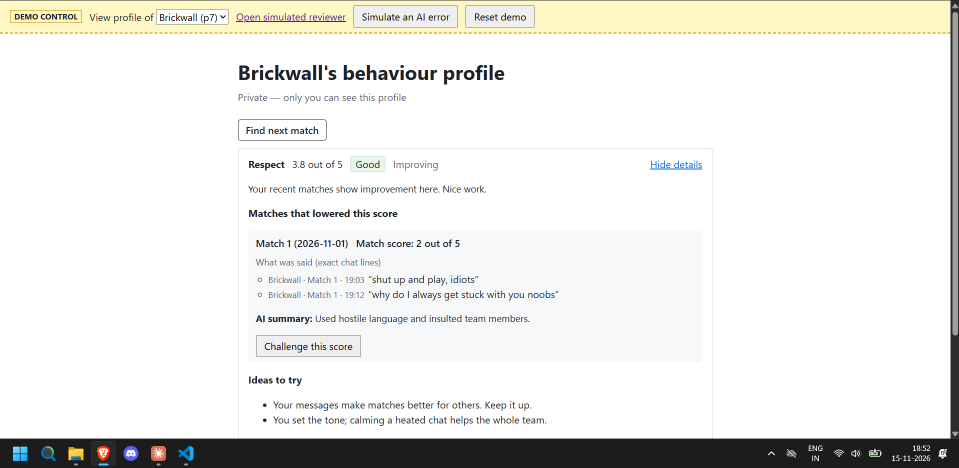
#> input picture docs/screenshots/s1-01-profile.png, 1917 x 935 px, found by its file name (shown at 1/2 size)
$ python build_storyboards.py screenshots/s1-01-profile.png screenshots/s1-02-challenge-form.png
#> lines starting #> are read from the running program, lines starting #| are printed output that depends on the picture; after the words box and inside, x2 and y2 are one past the last pixel; in counts of white or black regions, pixels touching at a corner belong together
"""Builds the three ClearMatch storyboards from docs/screenshots/.
Needs Pillow (pip install pillow).
Usage, from the repo root: python docs/build_storyboards.py docs/screenshots docs"""
import sys, os, textwrap
from PIL import Image, ImageDraw, ImageFont, ImageChops

SRC, OUT = sys.argv[1], sys.argv[2]
# Inter if installed (Linux path), otherwise Windows Segoe UI / Arial, otherwise Pillow's default.
FONT_CANDIDATES = {
    "Regular":  ["/usr/share/fonts/opentype/inter/Inter-Regular.otf", "C:/Windows/Fonts/segoeui.ttf", "C:/Windows/Fonts/arial.ttf"],
    "SemiBold": ["/usr/share/fonts/opentype/inter/Inter-SemiBold.otf", "C:/Windows/Fonts/seguisb.ttf", "C:/Windows/Fonts/arialbd.ttf"],
    "Bold":     ["/usr/share/fonts/opentype/inter/Inter-Bold.otf", "C:/Windows/Fonts/segoeuib.ttf", "C:/Windows/Fonts/arialbd.ttf"],
}
def font(style, size):
#> called with style = 'Bold', size = 44
    for p in FONT_CANDIDATES[style]:
        try: return ImageFont.truetype(p, size)
        except OSError: pass
#> in board, `tw = d.textlength(tag, font=F_TAG)+28`: tw = 457.8
    return ImageFont.load_default(size)
F_TITLE, F_SUB, F_NUM, F_LBL, F_TXT, F_TAG = font("Bold",44), font("Regular",24), font("Bold",26), font("SemiBold",21), font("Regular",21), font("SemiBold",18)
INK, MUTED, LINE = (27,27,27), (90,98,110), (214,220,228)
GREEN, BLUE, AMBER, RED = (46,125,50), (21,101,192), (224,161,0), (198,40,40)

def content_crop(path, box=None):
    im = Image.open(path).convert("RGB")
    if box: im = im.crop(box)  # a region of the screenshot, in original pixels
    w, h = im.size
    px = im.load()
    def yellowish(p): return p[0] > 245 and 235 < p[1] < 252 and 180 < p[2] < 215
    # the demo bar (and any browser chrome above it) ends at the last yellow row near the top
    ys = [y for y in range(min(160, h)) if yellowish(px[10, y])]
#> ys = 64 values from 1 to 64
    top = 0
    if ys:
        top = ys[0]
#> top = 1
        while top < h and (yellowish(px[10, top]) or top - ys[0] < 8): top += 1
#> this loop made 64 passes
#> after the loop, top = 65
    top += 3  # dashed border under the bar
#> top = 68
    # drop a dark taskbar at the bottom
    bottom = h
    while bottom > top and sum(px[w//2, bottom-1]) < 300: bottom -= 1
#> this loop made 58 passes
#> bottom on passes 1 to 8: 934, 933, 932, 931, 930, 929, 928, 927
#> after the loop, bottom = 877
    # ignore a scrollbar at the right edge when finding content
    region = im.crop((0, top, w - 24, bottom))
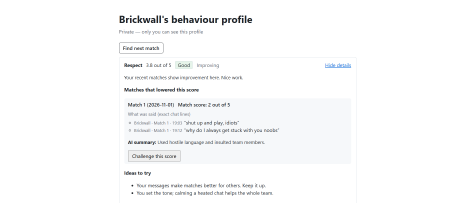
#> region: PIL image 1893x809 RGB (shown at 1/4 size); mean R, G, B 249.8, 250.2, 250.6
    bg = Image.new("RGB", region.size, (255,255,255))
#> bg: PIL image 1893x809 RGB; every value is 255
    diff = ImageChops.difference(region, bg).convert("L").point(lambda v: 255 if v > 12 else 0)
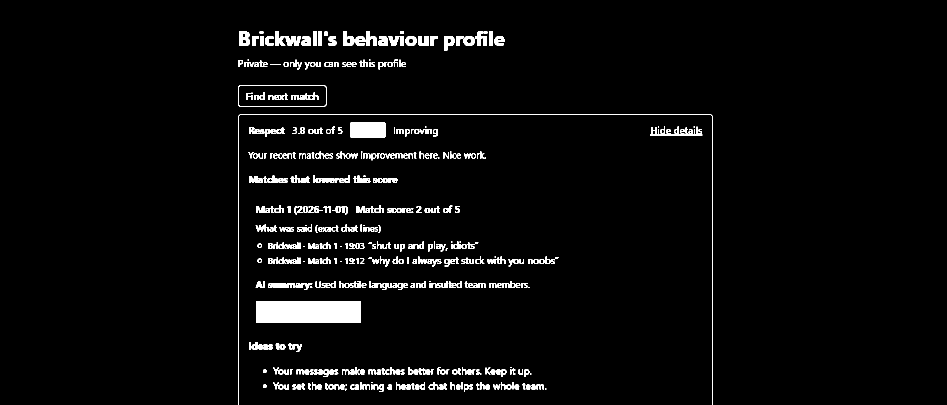
#> diff: PIL image 1893x809 L (shown at 1/2 size); 3.3% white; 463 white regions (38 under 20 px), largest, box (x1, y1, x2, y2) and area: (512, 602, 722, 646) 9240, (700, 244, 771, 276) 2260, (476, 228, 1426, 809) 2114
    box = diff.getbbox() or (0, 0, region.width, region.height)
#> box = (476, 62, 1426, 809)
    pad = 28
    box = (max(box[0]-pad,0), max(box[1]-pad,0), min(box[2]+pad,region.width), min(box[3]+pad,region.height))
#> box = (448, 34, 1454, 809)
    return region.crop(box)
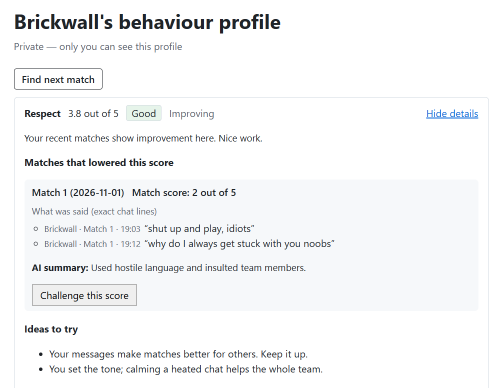
#> returned value: PIL image 1006x775 RGB (shown at 1/2 size); mean R, G, B 244.7, 245.6, 246.4

def fit(im, bw, bh):
#> called with bw = 728, bh = 450
    r = min(bw/im.width, bh/im.height)
#> r = 0.581
    return im.resize((max(1,int(im.width*r)), max(1,int(im.height*r))), Image.LANCZOS)
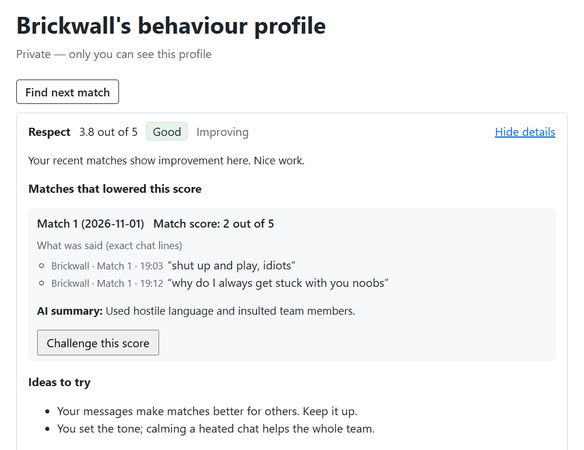
#> returned value: PIL image 584x450 RGB; mean R, G, B 244.4, 245.2, 246.1

def wrap(draw, text, fnt, width):
    words, lines, cur = text.split(), [], ""
    for wd in words:
        t = (cur+" "+wd).strip()
        if draw.textlength(t, font=fnt) <= width: cur = t
        else: lines.append(cur); cur = wd
    if cur: lines.append(cur)
    return lines

def board(title, goal, tag, tag_col, actor, panels, outname, notes):
    """panels: (screenshot, what the person does, what the system does, flag, crop box or None)"""
    cols, pw, ih, cap_h, gap, m = 3, 760, 470, 175, 36, 60
    rows = (len(panels)+cols-1)//cols
    W = m*2 + cols*pw + (cols-1)*gap
    head = 190
    H = head + rows*(ih+cap_h+70) + (rows-1)*gap + 30 + len(notes)*34 + m
    cv = Image.new("RGB", (W,H), (255,255,255)); d = ImageDraw.Draw(cv)
    d.text((m, m-10), title, font=F_TITLE, fill=INK)
    d.text((m, m+50), goal, font=F_SUB, fill=MUTED)
    tw = d.textlength(tag, font=F_TAG)+28
    d.rounded_rectangle((m, m+92, m+tw, m+126), 8, fill=(255,255,255), outline=tag_col, width=2)
    d.text((m+14, m+99), tag, font=F_TAG, fill=tag_col)
    for i,(fname, person, system, flag, crop) in enumerate(panels):
        r, c = divmod(i, cols)
        x = m + c*(pw+gap); y = head + r*(ih+cap_h+70+gap)
        d.rounded_rectangle((x, y, x+pw, y+ih+cap_h+60), 14, outline=LINE, width=2, fill=(250,251,253))
        d.ellipse((x+16, y+14, x+56, y+54), fill=INK)
        n = str(i+1); d.text((x+36-d.textlength(n,font=F_NUM)/2, y+18), n, font=F_NUM, fill=(255,255,255))
        if flag:
            fw = d.textlength(flag, font=F_TAG)+20
            d.rounded_rectangle((x+pw-fw-16, y+20, x+pw-16, y+50), 7, fill=(255,248,225), outline=AMBER, width=2)
            d.text((x+pw-fw-6, y+25), flag, font=F_TAG, fill=(120,85,0))
        img = fit(content_crop(os.path.join(SRC, fname), crop), pw-32, ih-20)
        ix = x + (pw-img.width)//2; iy = y+66 + (ih-20-img.height)//2
        cv.paste(img, (ix, iy)); d.rectangle((ix-1, iy-1, ix+img.width, iy+img.height), outline=LINE)
#> after `cv.paste(img, (ix, iy))`:
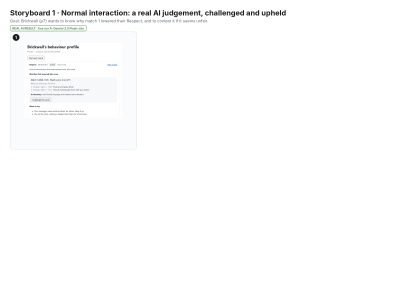
#> cv: PIL image 2472x1780 RGB (shown at 1/6 size); mean R, G, B 252.5, 252.7, 252.8
        cy = y+66+ih
        for lbl, txt, col in ((actor, person, BLUE), ("System", system, GREEN)):
            if not txt: continue
            d.text((x+20, cy), lbl, font=F_LBL, fill=col)
            lines = wrap(d, txt, F_TXT, pw-140)
            if len(lines) > 3: print("  caption too long, panel", i+1, outname)
            for j,l in enumerate(lines[:3]): d.text((x+120, cy+j*27), l, font=F_TXT, fill=INK)
            cy += max(1,len(lines[:3]))*27 + 10
#> this loop made 2 passes
#> (lines, cy) on pass 1: (['Opens their private profile.'], 763)
#> after the loop, cy = 827
#> pass 2 of the loop in board, `for i,(fname, person, system, flag, crop) in enumerate(panels):`:
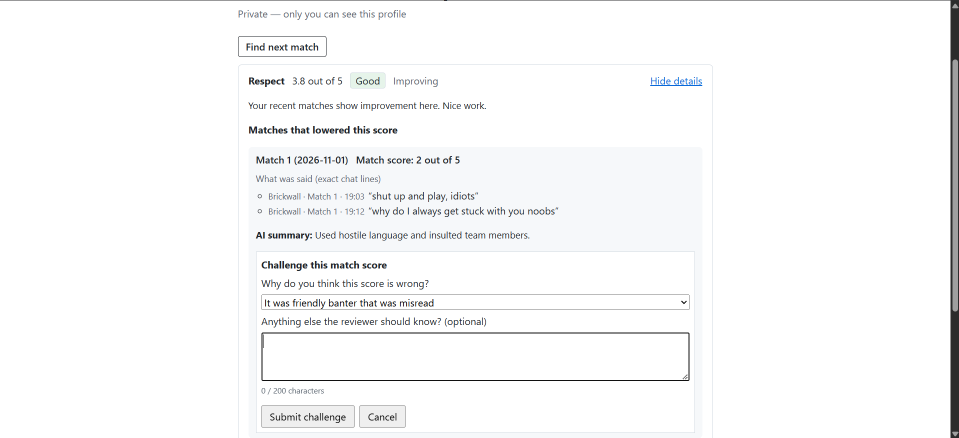
#> input picture docs/screenshots/s1-02-challenge-form.png, 1917 x 875 px, found by its file name (shown at 1/2 size)
#> im: PIL image 1917x875 RGB
#> ys = []
#> after the loop in content_crop (call 2), `while bottom > top and sum(px[w//2, bottom-1]) < 300: bottom -= 1`: bottom = 875
#> region: PIL image 1893x872 RGB
#> in content_crop (call 2), `diff = ImageChops.difference(region, bg).convert("L").point(lambda v: ..`:
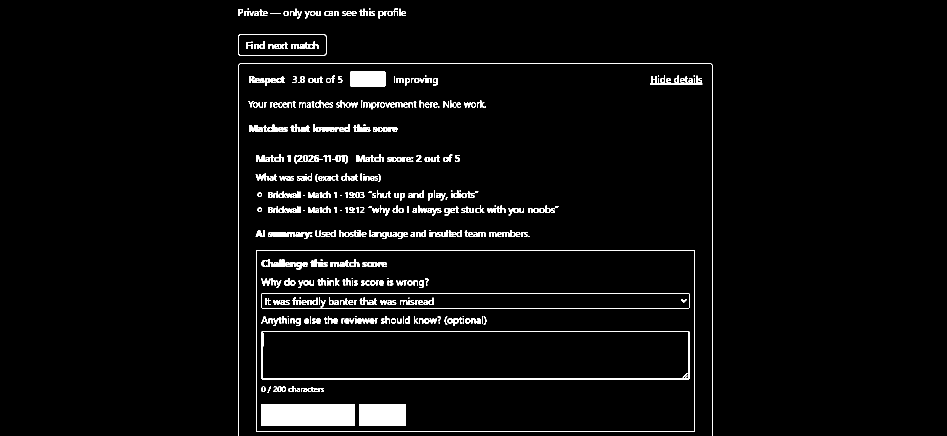
#> diff: PIL image 1893x872 L (shown at 1/2 size); 3.4% white; 477 white regions (43 under 20 px), largest, box (x1, y1, x2, y2) and area: (523, 808, 709, 852) 8184, (719, 808, 811, 852) 4048, (523, 662, 1379, 759) 3796
#> in content_crop (call 2), `box = diff.getbbox() or (0, 0, region.width, region.height)`: box = (476, 17, 1426, 872)
#> in content_crop (call 2), `box = (max(box[0]-pad,0), max(box[1]-pad,0), min(box[2]+pad,region.wid..`: box = (448, 0, 1454, 872)
#> in board, `cv.paste(img, (ix, iy))`:
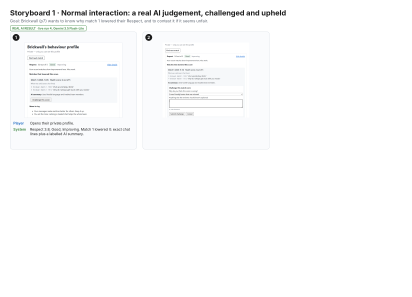
#> cv: PIL image 2472x1780 RGB (shown at 1/6 size); mean R, G, B 251.2, 251.5, 251.8
#> the loop in board, `for lbl, txt, col in ((actor, person, BLUE), ("System", system, GREEN)):` made 2 passes
#> cy on passes 1 to 2: 763, 800
#> after the loop in board, `for lbl, txt, col in ((actor, person, BLUE), ("System", system, GREEN)):`: cy = 800
#> pass 3 of the loop in board, `for i,(fname, person, system, flag, crop) in enumerate(panels):`:
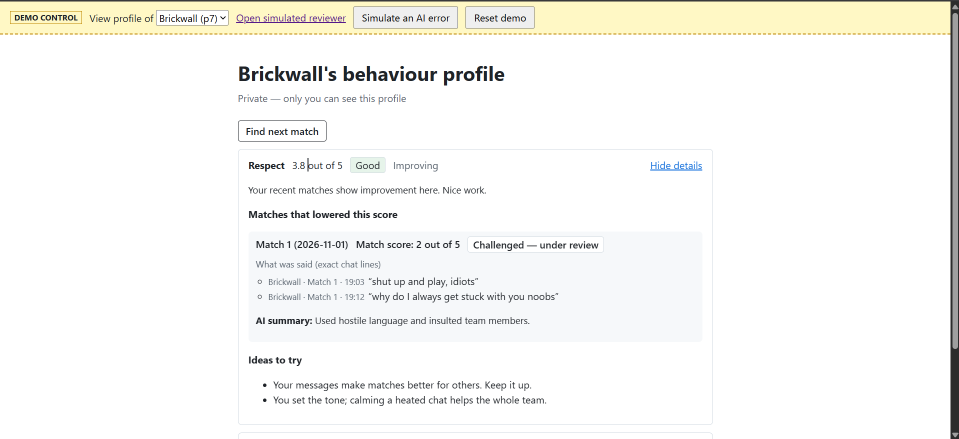
#> input picture docs/screenshots/s1-03-under-review.png, 1917 x 878 px, found by its file name (shown at 1/2 size)
#> im: PIL image 1917x878 RGB
#> ys = 64 values from 3 to 66
#> in content_crop (call 3), `top = ys[0]`: top = 3
#> the loop in content_crop (call 3), `while top < h and (yellowish(px[10, top]) or top - ys[0] < 8): top += 1` made 64 passes
#> after the loop in content_crop (call 3), `while top < h and (yellowish(px[10, top]) or top - ys[0] < 8): top += 1`: top = 67
#> in content_crop (call 3), `top += 3`: top = 70
#> after the loop in content_crop (call 3), `while bottom > top and sum(px[w//2, bottom-1]) < 300: bottom -= 1`: bottom = 878
#> region: PIL image 1893x808 RGB
#> in content_crop (call 3), `diff = ImageChops.difference(region, bg).convert("L").point(lambda v: ..`:
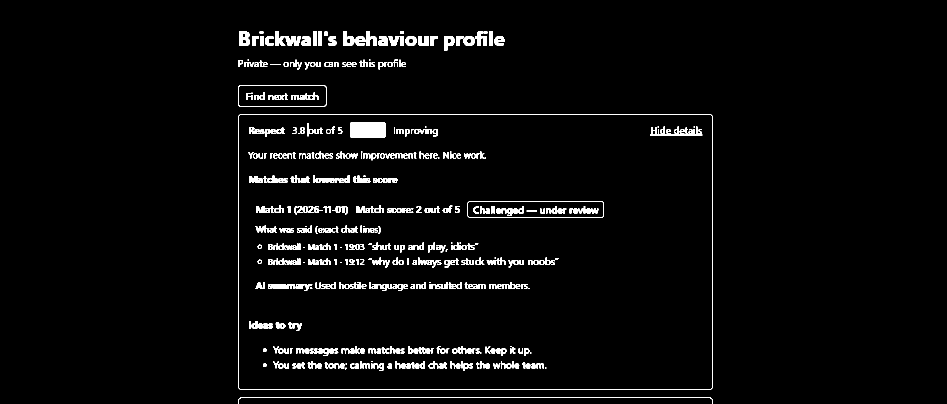
#> diff: PIL image 1893x808 L (shown at 1/2 size); 3% white; 453 white regions (39 under 20 px), largest, box (x1, y1, x2, y2) and area: (476, 228, 1426, 780) 3008, (700, 244, 771, 276) 2260, (476, 795, 1426, 808) 978
#> in content_crop (call 3), `box = diff.getbbox() or (0, 0, region.width, region.height)`: box = (476, 62, 1426, 808)
#> in content_crop (call 3), `box = (max(box[0]-pad,0), max(box[1]-pad,0), min(box[2]+pad,region.wid..`: box = (448, 34, 1454, 808)
#> in board, `cv.paste(img, (ix, iy))`:
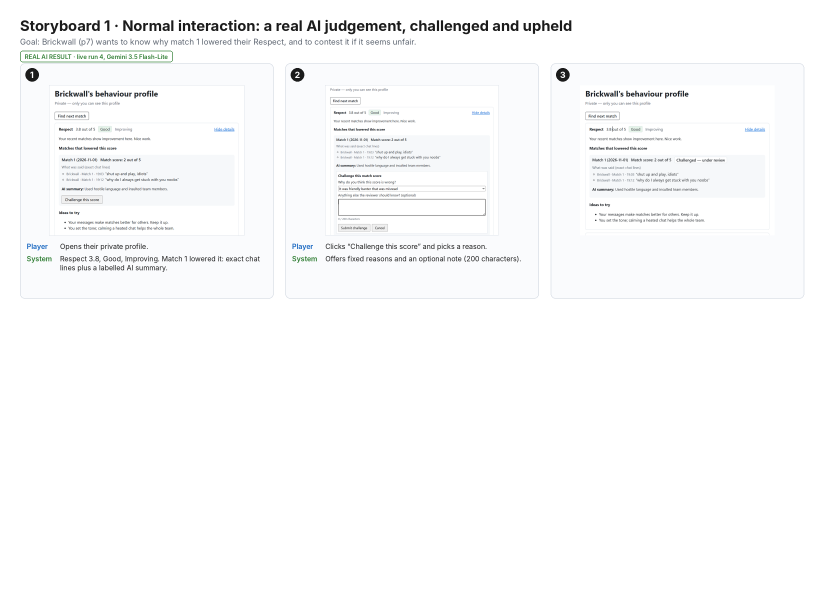
#> cv: PIL image 2472x1780 RGB (shown at 1/3 size); mean R, G, B 249.9, 250.3, 250.8
#> the loop in board, `for lbl, txt, col in ((actor, person, BLUE), ("System", system, GREEN)):` made 2 passes
#> after the loop in board, `for lbl, txt, col in ((actor, person, BLUE), ("System", system, GREEN)):`: cy = 827
#> the loop made 6 passes; the first 3 are shown
    ny = H - m - len(notes)*34 + 4
#> ny = 1690
    for k,(note, col) in enumerate(notes):
        d.text((m, ny+k*34), note, font=F_LBL, fill=col)
    os.makedirs(OUT, exist_ok=True); cv.save(os.path.join(OUT, outname), optimize=True)
#> after `os.makedirs(OUT, exist_ok=True)`:
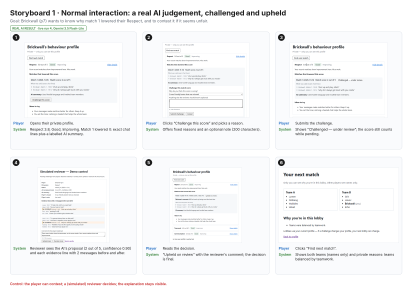
#> saved as storyboard-1-upheld.png: PIL image 2472x1780 RGB (shown at 1/6 size); mean R, G, B 246, 246.6, 247.6
    print("wrote", outname, cv.size)
#| wrote storyboard-1-upheld.png (2472, 1780)

# Phase 3: normal interaction (primary user, a player)
board("Storyboard 1 · Normal interaction: a real AI judgement, challenged and upheld",
      "Goal: Brickwall (p7) wants to know why match 1 lowered their Respect, and to contest it if it seems unfair.",
      "REAL AI RESULT · live run 4, Gemini 3.5 Flash-Lite", GREEN, "Player",
      [("s1-01-profile.png", "Opens their private profile.", "Respect 3.8, Good, Improving. Match 1 lowered it: exact chat lines plus a labelled AI summary.", None, None),
       ("s1-02-challenge-form.png", "Clicks “Challenge this score” and picks a reason.", "Offers fixed reasons and an optional note (200 characters).", None, None),
       ("s1-03-under-review.png", "Submits the challenge.", "Shows “Challenged — under review”; the score still counts while pending.", None, None),
       ("s1-04-reviewer.png", None, "Reviewer sees the AI's proposal (2 out of 5, confidence 0.90) and each evidence line with 2 messages before and after.", None, None),
       ("s1-05-upheld.png", "Reads the decision.", "“Upheld on review” with the reviewer's comment; the decision is final.", None, None),
       ("s1-06-lobby.png", "Clicks “Find next match”.", "Shows both teams (names only) and private reasons: teams balanced by teamwork.", None, None)],
      "storyboard-1-upheld.png",
      [("Control: the player can contest; a (simulated) reviewer decides; the explanation stays visible.", RED)])

# Phase 4: failure and recovery
board("Storyboard 2 · Failure and recovery: an AI error, challenged and overturned",
      "Goal: Havoc (p5) wants to know why their Respect suddenly fell to Low, and to get a wrong score removed.",
      "SIMULATED AI ERROR · injected with a labelled demo control", AMBER, "Player",
      [("s2-01-lobby-before.png", "Checks the next match.", "Private reasons: players they muted or reported are not on their team; teams balanced by teamwork.", None, None),
       ("s2-03-profile-low.png", "Notices the drop and opens the evidence: the cited lines are game calls.", "Wrong inference: Respect 2.3, Low, citing “gonna kill it this round” as threatening.", "simulated error", None),
       ("s2-04-lobby-low.png", "Finds the next match; sees the error now affects matchmaking.", "Adds “Your Respect is currently Low…” and “not every fairness rule could be met”.", "simulated error", None),
       ("s2-05-reviewer.png", None, "Recovery: the reviewer sees the lines in context (“stay with me”, “gg wp”): game calls, not threats. Overturns.", "simulated error", None),
       ("s2-06-overturned.png", "Returns to the profile.", "“Overturned on review — this match no longer counts”; Respect recalculated to 3.0, Neutral.", None, None),
       ("s2-07-lobby-after.png", "Finds the next match.", "The Low and fairness messages are gone; same teams, explanation restored.", None, None)],
      "storyboard-2-overturned.png",
      [("Recovery: challenge → simulated review → profile recalculated → next lobby explanation changes.", RED),
       ("Should learn (planned, not built): add overturned cases to the test set and the prompt's game-language examples. The build only excludes the match.", MUTED)])
#> (the run stopped early here; a loop or call above may not have finished)
